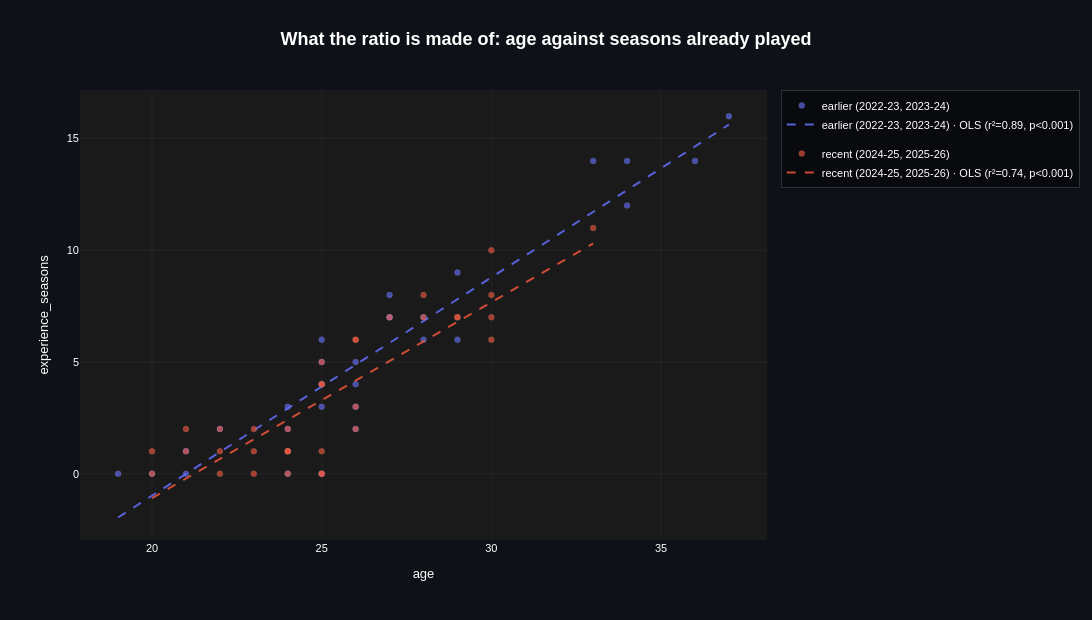

The notebook cell this image was saved under:
### Markdown cell above
Neither component clears α on its own. Age is 1.37 years lower in the recent window (Welch,
p = 0.179, interval −3.4 to +0.5 years). Median experience is 3 seasons lower (Mann-Whitney,
p = 0.132, interval −6 to 0). The ratio combines two differences that are individually too
small to call, which is why it lands where it does.

Entry age went the other way, up by a median of 1 season. That row also carries the flag
worth reading: the bootstrap interval came back undefined, because a median difference of one
whole season barely moves across resamples when the underlying values are small integers. The
toolkit suggests `method='percentile'` for that case; the honest reading is that a one-season
median difference on 64 players is not something an interval can resolve.

Put together, both halves of the ratio pushed it down. Recent champion players are on average
1.4 years younger and entered the league about half a year later, so a smaller fraction of
their lives has been spent in the NBA.

### Code cell
print(
    cs.correlation_test(analysis[["age", "experience_seasons"]])[
        ["x", "y", "n", "r", "ci_low", "ci_high", "r_squared", "p_value", "magnitude"]
    ].round(3)
)

fig_components = cp.scatter_plot(
    analysis,
    x="age",
    y="experience_seasons",
    color_by="window",
    trendline=True,
    title="What the ratio is made of: age against seasons already played",
)
fig_components

### Figure 1 — Plotly figure (JSON) as saved in the notebook; plotly's stock layout.template omitted (floating-point values rounded to 4 significant figures; data arrays with more than 128 entries replaced by an {"elided": "..."} marker saying what was removed)
{"data": [{"hovertemplate": "<b>window</b>: earlier (2022-23, 2023-24)<br><b>age</b>: %{x}<br><b>experience_seasons</b>: %{y}<extra></extra>", "legendgroup": "earlier (2022-23, 2023-24)", "marker": {"color": "#636EFA", "line": {"color": "rgba(255,255,255,0.3)", "width": 0.4}, "opacity": 0.65, "size": 6}, "mode": "markers", "name": "earlier (2022-23, 2023-24)", "type": "scatter", "x": [27.0, 26.0, 21.0, 34.0, 34.0, 25.0, 25.0, 36.0, 29.0, 24.0, 27.0, 20.0, 25.0, 22.0, 37.0, 29.0, 24.0, 27.0, 25.0, 21.0, 19.0, 33.0, 28.0, 28.0, 24.0, 25.0, 26.0, 26.0, 26.0], "y": [8.0, 4.0, 0.0, 14.0, 12.0, 0.0, 5.0, 14.0, 9.0, 3.0, 7.0, 0.0, 3.0, 2.0, 16.0, 6.0, 0.0, 7.0, 6.0, 1.0, 0.0, 14.0, 7.0, 6.0, 2.0, 4.0, 3.0, 2.0, 5.0]}, {"hoverinfo": "skip", "legendgroup": "earlier (2022-23, 2023-24)", "line": {"color": "#636EFA", "dash": "dash", "width": 2}, "mode": "lines", "name": "earlier (2022-23, 2023-24) · OLS (r²=0.89, p<0.001)", "opacity": 0.85, "showlegend": true, "type": "scatter", "x": {"elided": "200 float values"}, "y": {"elided": "200 float values"}}, {"hovertemplate": "<b>window</b>: recent (2024-25, 2025-26)<br><b>age</b>: %{x}<br><b>experience_seasons</b>: %{y}<extra></extra>", "legendgroup": "recent (2024-25, 2025-26)", "marker": {"color": "#EF553B", "line": {"color": "rgba(255,255,255,0.3)", "width": 0.4}, "opacity": 0.65, "size": 6}, "mode": "markers", "name": "recent (2024-25, 2025-26)", "type": "scatter", "x": [26.0, 25.0, 22.0, 30.0, 24.0, 25.0, 21.0, 22.0, 23.0, 26.0, 25.0, 23.0, 22.0, 30.0, 25.0, 25.0, 21.0, 26.0, 23.0, 24.0, 29.0, 33.0, 30.0, 30.0, 24.0, 28.0, 29.0, 25.0, 27.0, 20.0, 28.0, 20.0, 24.0, 26.0, 24.0], "y": [3.0, 1.0, 0.0, 7.0, 0.0, 0.0, 1.0, 1.0, 0.0, 6.0, 4.0, 2.0, 2.0, 6.0, 5.0, 0.0, 2.0, 6.0, 1.0, 1.0, 7.0, 11.0, 8.0, 10.0, 1.0, 7.0, 7.0, 4.0, 7.0, 0.0, 8.0, 1.0, 2.0, 2.0, 1.0]}, {"hoverinfo": "skip", "legendgroup": "recent (2024-25, 2025-26)", "line": {"color": "#EF553B", "dash": "dash", "width": 2}, "mode": "lines", "name": "recent (2024-25, 2025-26) · OLS (r²=0.74, p<0.001)", "opacity": 0.85, "showlegend": true, "type": "scatter", "x": {"elided": "200 float values"}, "y": {"elided": "200 float values"}}], "layout": {"font": {"color": "white", "family": "Arial"}, "height": 620, "legend": {"bgcolor": "rgba(0,0,0,0.4)", "bordercolor": "rgba(255,255,255,0.15)", "borderwidth": 1, "font": {"color": "white", "size": 11}}, "margin": {"b": 80, "l": 80, "r": 60, "t": 90}, "paper_bgcolor": "#0e1117", "plot_bgcolor": "#1a1a1a", "title": {"font": {"color": "white", "family": "Arial", "size": 18}, "text": "<b>What the ratio is made of: age against seasons already played</b>", "x": 0.5, "xanchor": "center"}, "width": 1400, "xaxis": {"gridcolor": "rgba(128,128,128,0.2)", "gridwidth": 0.5, "showgrid": true, "tickfont": {"size": 11}, "title": {"font": {"family": "Arial", "size": 13}, "text": "age"}, "type": "linear", "zeroline": false}, "yaxis": {"gridcolor": "rgba(128,128,128,0.2)", "gridwidth": 0.5, "showgrid": true, "tickfont": {"size": 11}, "title": {"font": {"family": "Arial", "size": 13}, "text": "experience_seasons"}, "type": "linear", "zeroline": false}}}
